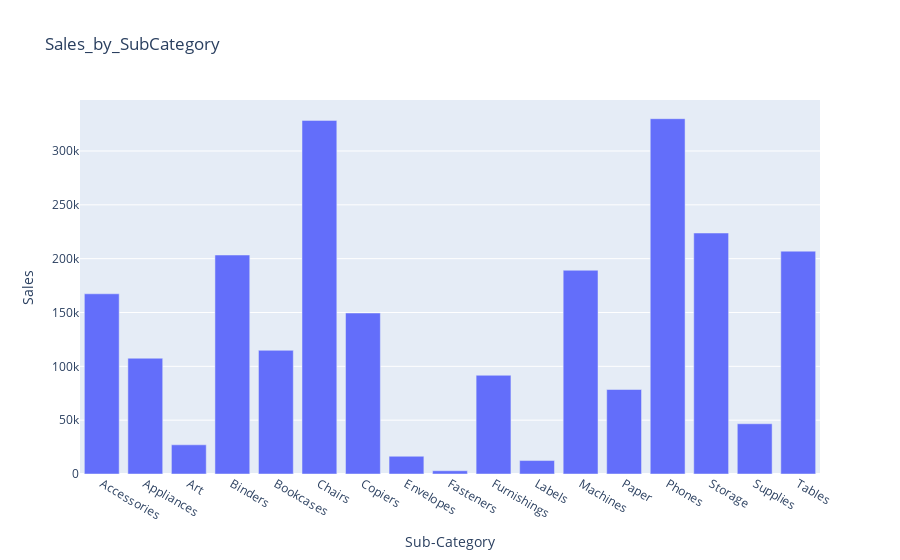

Notebook cell for this chart:
### Code cell
fig = px.bar(Sales_by_SubCategory,x='Sub-Category',y='Sales',title='Sales_by_SubCategory')
fig.show()

### Figure 1 — Plotly figure (JSON) as saved in the notebook; plotly's stock layout.template omitted (floating-point values rounded to 4 significant figures)
{"data": [{"alignmentgroup": "True", "hovertemplate": "Sub-Category=%{x}<br>Sales=%{y}<extra></extra>", "legendgroup": "", "marker": {"color": "#636efa", "pattern": {"shape": ""}}, "name": "", "offsetgroup": "", "orientation": "v", "showlegend": false, "textposition": "auto", "type": "bar", "x": ["Accessories", "Appliances", "Art", "Binders", "Bookcases", "Chairs", "Copiers", "Envelopes", "Fasteners", "Furnishings", "Labels", "Machines", "Paper", "Phones", "Storage", "Supplies", "Tables"], "xaxis": "x", "y": [167400.0, 107500.0, 27120.0, 203400.0, 114900.0, 328400.0, 149500.0, 16480.0, 3024.0, 91710.0, 12490.0, 189200.0, 78480.0, 330000.0, 223800.0, 46670.0, 207000.0], "yaxis": "y"}], "layout": {"autosize": true, "barmode": "relative", "legend": {"tracegroupgap": 0}, "title": {"text": "Sales_by_SubCategory"}, "xaxis": {"anchor": "y", "autorange": true, "domain": [0, 1], "range": [-0.5, 16.5], "title": {"text": "Sub-Category"}, "type": "category"}, "yaxis": {"anchor": "x", "autorange": true, "domain": [0, 1], "range": [0, 347400.0], "title": {"text": "Sales"}, "type": "linear"}}}
